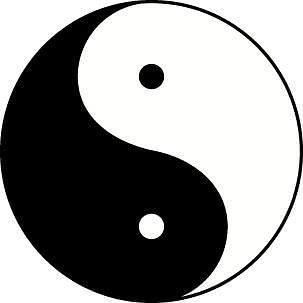
#> input picture DCT/test2.jpg, 303 x 303 px
$ python LPF-DCTen.py
#> lines starting #> are read from the running program, lines starting #| are printed output that depends on the picture; after the words box and inside, x2 and y2 are one past the last pixel; in counts of white or black regions, pixels touching at a corner belong together
#> further down, img is the input picture: shape (303, 303, 3); mean B, G, R 148, 148.8, 148.8
#> the answer given: 3
import numpy as np
import cv2
from matplotlib import pyplot as plt
from skimage.color import rgb2gray
from PIL import Image
import math
import warnings
warnings.filterwarnings("ignore")
# import matplotlib
# matplotlib.use('TkAgg')


bildenavn = 'test2.jpg'


def transform(img, inp):
    # img = cv2.imread(img)
#> called with inp = 3
    img= cv2.cvtColor(img, cv2.COLOR_BGR2GRAY)
#> img: shape (303, 303)
    var = inp/100

    replaceValue = 0

    img_float32 = np.float32(img)

    # Finner discrete cosine transform av bildet
    dct = cv2.dct(img_float32, cv2.DCT_ROWS)

    # Omgjør bildet til array
    dct_arr = np.array(dct)

    rows, cols = dct_arr.shape
#> rows = 303; cols = 303

    print(rows*cols)
#| 91809

    h = math.sqrt(cols**2*(1-var))
#> h = 298.4
    w = math.sqrt(rows**2*(1-var))
#> w = 298.4


    # create a mask first, center square is 1, remaining all zeros
    mask_arr = np.ones((rows, cols), np.uint8)
    mask_arr[int(w):, :] = replaceValue
    mask_arr[:, int(h):] = replaceValue
    if var == 0:
        mask_arr[:, :] = not replaceValue
    mask_img = Image.fromarray(mask_arr).convert('L')
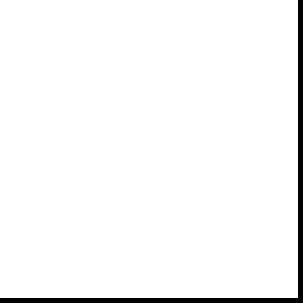
#> mask_img: PIL image 303x303 L; values 0 (black) and 1 (white), 96.7% white; 1 black region, box (x1, y1, x2, y2) and area: (0, 0, 303, 303) 3005
    mask_img.save("0_mask.jpg")


    # Normal Magnitude spectrum
    freq_spectrum_image = Image.fromarray(dct_arr).convert('L')
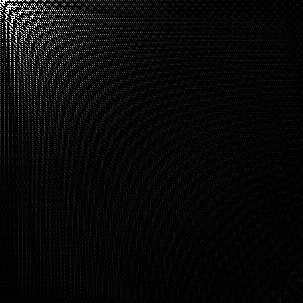
#> freq_spectrum_image: PIL image 303x303 L; min 0, max 255, mean 8.3
    freq_spectrum_image.save("0_freq.jpg")


    masked_freq_spectrum = dct_arr
    masked_freq_spectrum[int(w):, :] = replaceValue
#> masked_freq_spectrum: shape (303, 303) float32; min -16342.8, max 45079.2, mean 0.8
    masked_freq_spectrum[:, int(h):] = replaceValue
#> masked_freq_spectrum: shape (303, 303) float32; min -16342.8, max 45079.2, mean 0.8
    masked_freq_spectrum_image = Image.fromarray(masked_freq_spectrum).convert('L')
    if var == 0:
        masked_freq_spectrum_image = freq_spectrum_image
    masked_freq_spectrum_image.save("0_masked_freq.jpg")

      # # Statistikk
    pixelerIgjen = 0
    for k in range(masked_freq_spectrum.shape[0]):
        for j in range(masked_freq_spectrum.shape[1]):
            p = masked_freq_spectrum[k, j]
            if not p == replaceValue:
                pixelerIgjen += 1
#> after the loop, pixelerIgjen = 88804
    print(f"{pixelerIgjen=}")
#| pixelerIgjen=88804

    print('hei')


    # apply mask and inverse DCT
    # img_back = np.uint8(cv2.idct(masked_freq_spectrum))
    img_back = Image.fromarray(cv2.idct(masked_freq_spectrum)).convert('L')
    # print(f"{mask_img=}\n{freq_spectrum_image=}\n{masked_freq_spectrum_image=}\n{img_back=}")
    print('hei1')
    img_back.save("0_fin.jpg")
    print('hei2')


    return freq_spectrum_image, mask_img, masked_freq_spectrum_image, img_back

img = cv2.imread(bildenavn)
i = int(input("Prosent: "))

freq_spectrum, mask, masked_freq_spectrum, img_tr = transform(img, i)

print(type(bildenavn))
print(plt.subplot)
plt.subplot(151)
print('hei3')

plt.imshow(img, cmap='gray', interpolation="none", vmin=0)
print('hei7')

plt.title('Input image'), plt.xticks([]), plt.yticks([])

plt.subplot(152)
plt.imshow(freq_spectrum, cmap='gray', interpolation="none", vmin=0)
plt.title('Magnitude\nspectrum'), plt.xticks([]), plt.yticks([])
print('hei4')

plt.subplot(153)
plt.imshow(mask, cmap='gray', interpolation="none")
plt.title('Mask'), plt.xticks([]), plt.yticks([])
print('hei5')

plt.subplot(154)
plt.imshow(masked_freq_spectrum, cmap='gray', interpolation="none", vmin=0)
plt.title('Masked\nmagnitude\nspectrum'), plt.xticks([]), plt.yticks([])

plt.subplot(155)
plt.imshow(img_tr, cmap='gray', interpolation="none", vmin=0)
plt.title('Output image'), plt.xticks([]), plt.yticks([])
print('hei6')

plt.savefig('etbildet.jpg', format='jpeg', dpi=1200)
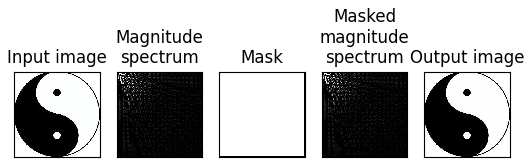
#> figure drawn by matplotlib, 5 panels; B, G, R data is drawn as R, G, B

plt.clf()
